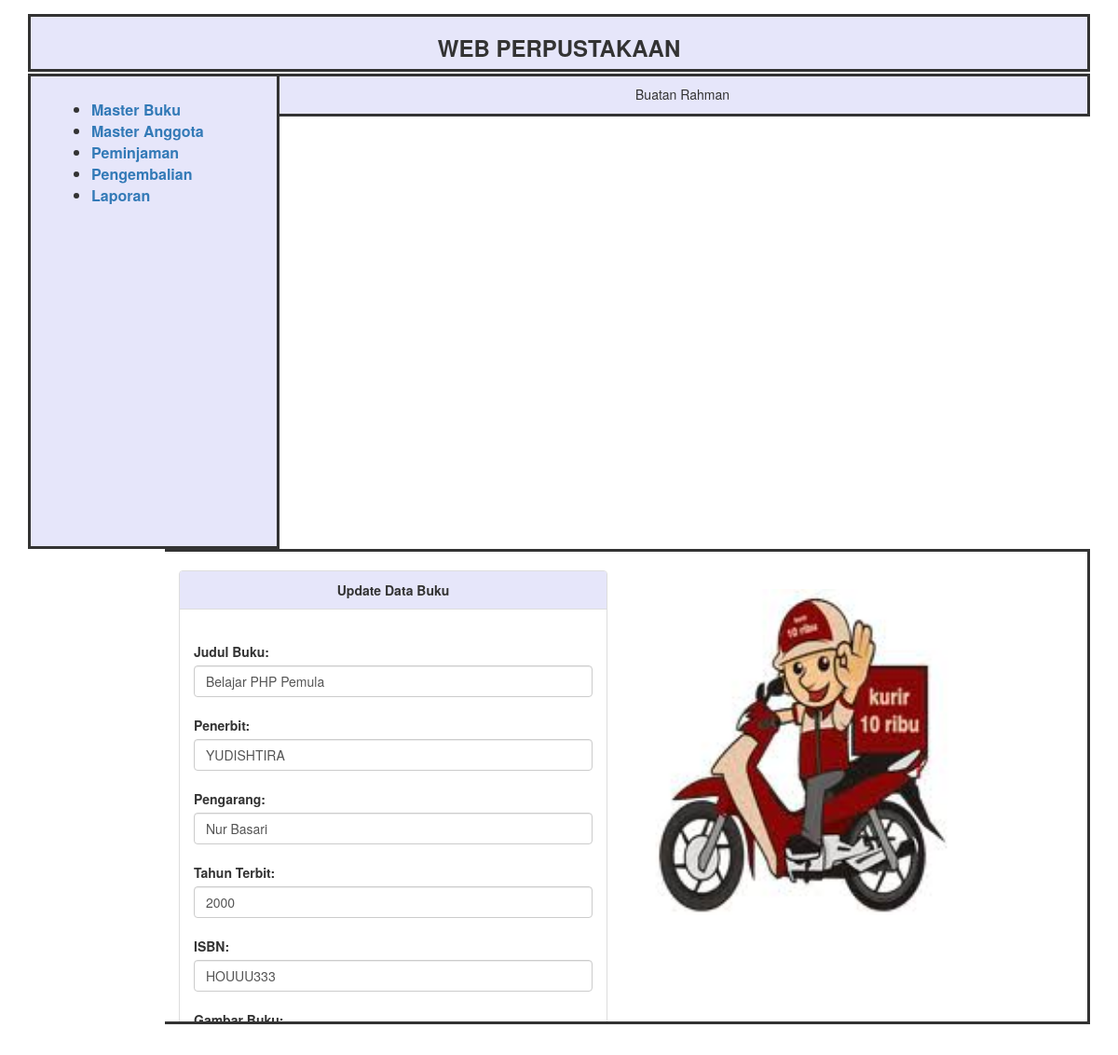
Screenshot of /views/Req/ReqUpdateBuku.php?id=24 with the database file from the repository.
### tables this page shows
CREATE TABLE `tb_buku` (
  `id_buku` int(11) NOT NULL,
  `judul_buku` varchar(255) NOT NULL,
  `penerbit` varchar(255) NOT NULL,
  `pengarang` varchar(255) NOT NULL,
  `tahun_terbit` int(11) DEFAULT NULL,
  `isbn` varchar(255) DEFAULT NULL,
  `photo` varchar(255) NOT NULL,
  `qty` int(11) NOT NULL,
  `created_by` int(11) DEFAULT NULL,
  `updated_by` int(11) DEFAULT NULL,
  `created_date` datetime DEFAULT NULL,
  `updated_date` datetime DEFAULT NULL,
  `is_active` tinyint(1) DEFAULT NULL
);

### views/Req/ReqUpdateBuku.php (called while the page is built)
<?php
require_once '../../Header.php';
require_once '../../Sidebar.php';
require_once '../../views/Form/FrUpdateBuku.php';
require_once '../../Footer.php';
?>

### config/Functions.php (called while the page is built, shortened)
<?php
$konek = mysqli_connect("localhost","root","","les_php");
function query($query){
    global $konek;
    $result = mysqli_query($konek, $query);
    $rows = [];
    while( $row =  mysqli_fetch_assoc($result)){
        $rows[] = $row;
    }
    return $rows;
}
?>

### views/Form/FrUpdateBuku.php (the view, shortened to what this page needs)
<?php
include '../../config/Functions.php';
$id = $_GET["id"];
$books = query("SELECT * FROM tb_buku WHERE id_buku = $id")[0];
?>
<!DOCTYPE html>
<html>
<head>
    <link rel="stylesheet"  href="../../bootstrap.min.css" />
</head>
<body>
            <div style="background-color:white; height:510px; border: solid; border-left:0; float: right; overflow:scroll;">
                 <div style="display: inline-block;">
                     <form method="POST" enctype="multiparts/form-data">
                        <div class="container" style="margin-top:20px; float:left; width:490px;">
                            <div class="panel panel-default">
                                <div class="panel-heading" style="background-color:lavender; " ><b><center> Update Data Buku </center></b></div>
                                <div class="panel-body">
                                    <br>
                                    <label for="judul_buku">Judul Buku:</label>
                                    <input type="text" class="form-control" name="judul_buku" id="judul_buku" value="<?= $books["judul_buku"]; ?>" required>
                                    <br>
                                    <label for="penerbit">Penerbit:</label>
                                    <input type="text" class="form-control" name="penerbit" id="penerbit" value="<?= $books["penerbit"]; ?>" required>
                                    <br>
                                    <label for="pengarang">Pengarang:</label>
                                    <input type="text" class="form-control" name="pengarang" id="pengarang" value="<?= $books["pengarang"]; ?>" required>
                                    <br>
                                    <label for="tahun_terbit">Tahun Terbit:</label>
                                    <input type="text" class="form-control" name="tahun_terbit" id="tahun_terbit" value="<?= $books["tahun_terbit"]; ?>">
                                    <br>
                                    <label for="isbn">ISBN:</label>
                                    <input type="text" class="form-control" name="isbn" id="isbn" value="<?= $books["isbn"]; ?>" required>
                                    <br>
                                    <label for="foto">Gambar Buku:</label>
                                    <br>
                                    <br>
                                </div>
                            </div>
                        </div>
                        <div class="container" style="margin-top:20px; float:left; width:500px; padding: 20px;">
                            <div>
                                <img style=" width:350px; height: auto; " src="../../images/<?= $books["photo"]; ?>">
                            </div>
                        </div>
                    </form>
                 </div>
            </div>
        </div>
</body>
</html>

### rows the page displays
tb_buku: judul_buku "Belajar PHP Pemula", penerbit "YUDISHTIRA", pengarang "Nur Basari", tahun_terbit "2000", isbn "HOUUU333", photo (picture)
